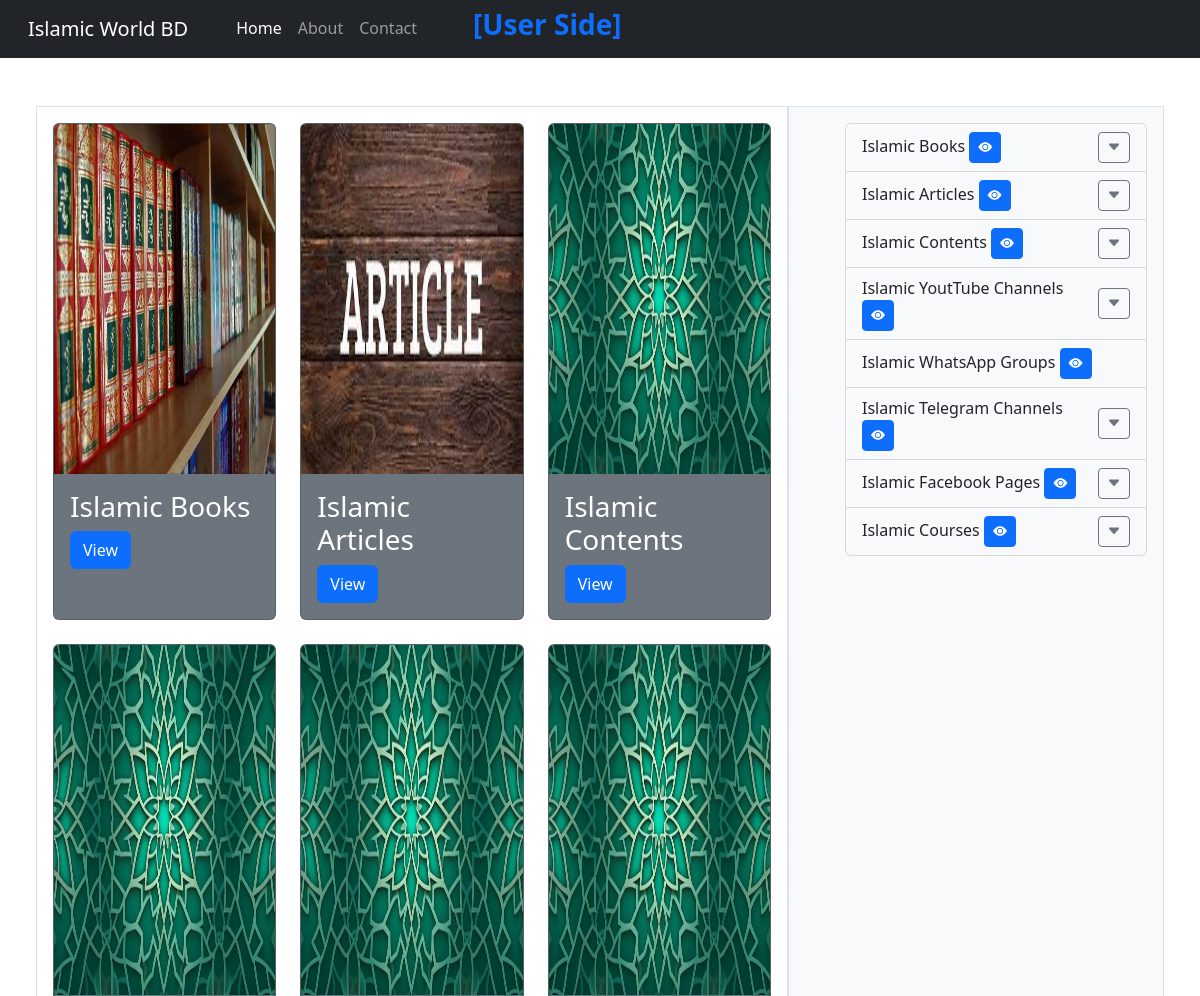
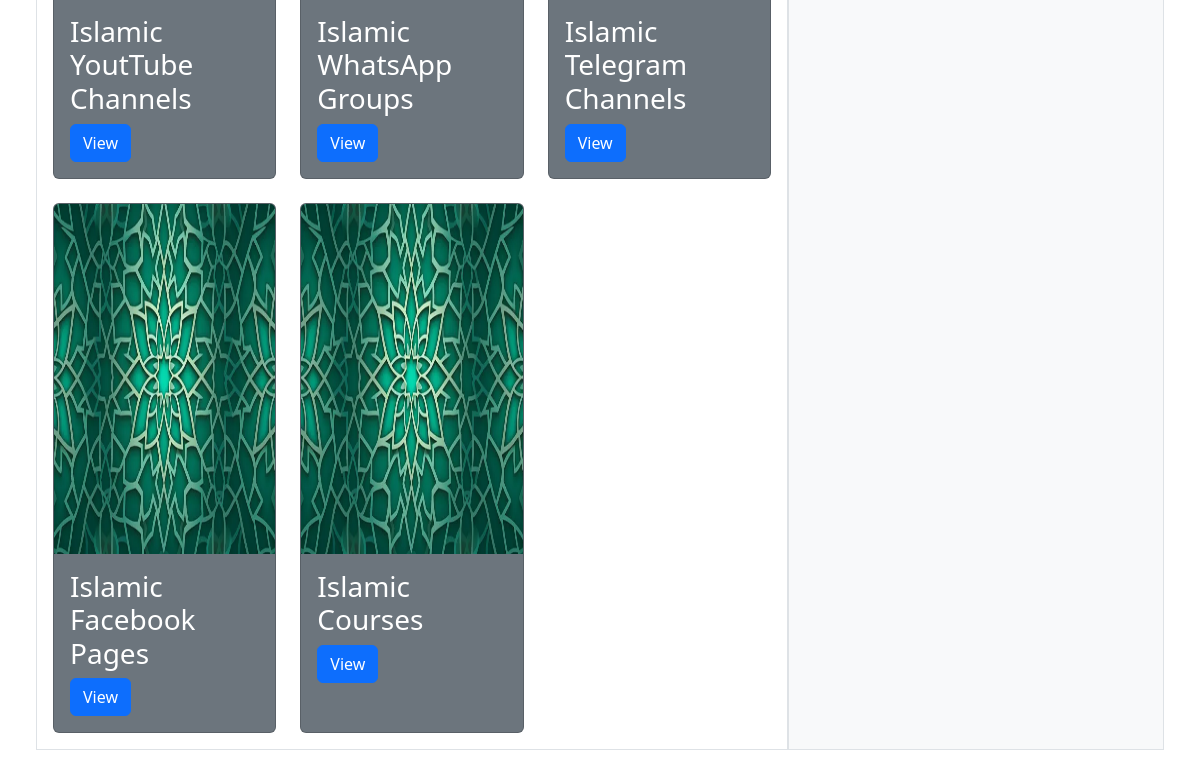
The app's page /index/ with its own data (2 pictures, top to bottom).
### AdminPanel/models.py (models this page shows, shortened)
class Category(models.Model):
    name = models.CharField(max_length=300)
    parent_category = models.ForeignKey('self', null=True, blank=True, on_delete=models.CASCADE)
    image = models.ImageField(upload_to='category_images/', blank=True)
    order = models.PositiveSmallIntegerField(default=0, blank=True)
    is_active = models.BooleanField(default=True)

### User/views.py (the view)
# urls.py: path('index/', Index.as_view(), name='index'),
class Index(View):
    def build_hierarchy(self, category):
        subcategories = Category.objects.filter(parent_category=category, is_active=True)
        if subcategories.exists():
            return {
                "id": category.id,
                "name": category.name,
                "subcategories": [self.build_hierarchy(sub) for sub in subcategories],
            }
        else:
            resources = Resource.objects.filter(category=category, is_active=True)
            return {
                "id": category.id,
                "name": category.name,
                "resources": [
                    {"id": res.id, "name": res.name, "link": res.link, "description": res.description, "is_recommended": res.is_recommended}
                    for res in resources
                ],
            }
    def get_hierarchy(self):
        root_categories = Category.objects.filter(parent_category=None, is_active=True)
        return [self.build_hierarchy(root) for root in root_categories]
    def get(self, request):
        hierarchy = self.get_hierarchy()
        categories = Category.objects.filter(parent_category__isnull=True, is_active=True)
        return render(request, "User/index.html", {"categories": categories, "hierarchy": hierarchy})

### User/templates/User/index.html (shortened to what this page needs)
{% extends 'base.html' %}
{% block body %}
<div class="m-5">
    <div class="row">
        <div class="col-md-8 bg-white p-3 border">
            <div class="row row-cols-1 row-cols-md-3 g-4">
                {% for category in categories %}
                <div class="col">
                  <div class="card h-100 bg-secondary text-white">
                    {% if category.image %}
                    <img src="{{ category.image.url }}" class="card-img-top" alt="Image for {{ category.name }}" height="350">
                    {% endif %}
                    <div class="card-body">
                      <h3 class="card-title">{{category.name}}</h3>
                      <a href="/categories?id={{category.id}}" class="btn btn-primary">View</a>
                    </div>
                  </div>
                </div>
                {% endfor %}
            </div>
        </div>
        <div class="col-md-4 bg-light p-3 border">
            <ul class="list-group">
                {% for category in hierarchy %}
                    {% include "AdminPanel/category_item.html" with category=category %}
                {% endfor %}
            </ul>
        </div>
    </div>
  </div>
  {% endblock %}

### AdminPanel/templates/AdminPanel/category_item.html (shortened to what this page needs)
<li class="list-group-item bg-light">
    <div class="d-flex justify-content-between align-items-center">
        <div>
            <span>{{ category.name }}</span>
            <a href="/categories?id={{category.id}}" class="btn btn-sm btn-primary"><i class="bi bi-eye-fill"></i></a>
        </div>
        {% if category.subcategories or category.resources %}
            <button class="btn btn-sm btn-outline-secondary"
                    type="button"
                    data-bs-toggle="collapse"
                    data-bs-target="#category-{{ category.id }}"
                    aria-expanded="false"
                    aria-controls="category-{{ category.id }}">
                <i class="bi bi-caret-down-fill toggle-icon"></i>
            </button>
        {% endif %}
    </div>
</li>

### records on screen
Category: image (picture), name "Islamic Books", name "Islamic Books"
Category: image (picture), name "Islamic Articles", name "Islamic Articles"
Category: image (picture), name "Islamic Contents", name "Islamic Contents"
Category: image (picture), name "Islamic YoutTube Channels", name "Islamic YoutTube Channels"
Category: image (picture), name "Islamic WhatsApp Groups", name "Islamic WhatsApp Groups"
Category: image (picture), name "Islamic Telegram Channels", name "Islamic Telegram Channels"
Category: image (picture), name "Islamic Facebook Pages", name "Islamic Facebook Pages"
Category: image (picture), name "Islamic Courses", name "Islamic Courses"
